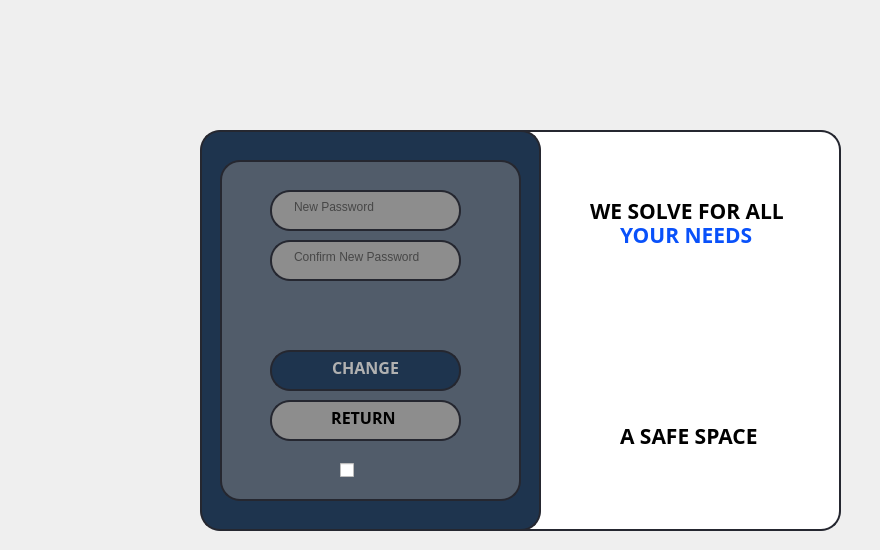
    <widget class="QWidget" name="page_4">
     <widget class="QWidget" name="widget_4" native="true">
      <property name="geometry">
       <rect>
        <x>140</x>
        <y>30</y>
        <width>731</width>
        <height>511</height>
       </rect>
      </property>
      <property name="styleSheet">
       <string notr="true"/>
      </property>
      <widget class="QLabel" name="label_18">
       <property name="geometry">
        <rect>
         <x>80</x>
         <y>130</y>
         <width>301</width>
         <height>341</height>
        </rect>
       </property>
       <property name="layoutDirection">
        <enum>Qt::LeftToRight</enum>
       </property>
       <property name="styleSheet">
        <string notr="true">border-color: rgb(0, 0, 0);
background-color: rgb(81, 92, 106);
padding-bottom:7px;
border-radius: 20px;
padding-left:20px;
padding-right:20px;
border : 2px solid rgb(37,39,48);
</string>
       </property>
       <property name="text">
        <string/>
       </property>
      </widget>
      <widget class="QLabel" name="label_19">
       <property name="geometry">
        <rect>
         <x>60</x>
         <y>100</y>
         <width>341</width>
         <height>401</height>
        </rect>
       </property>
       <property name="styleSheet">
        <string notr="true">border-color: rgb(0, 0, 0);
background-color: rgb(30, 52, 78);
padding-bottom:7px;
border-radius: 20px;
padding-left:20px;
padding-right:20px;
border : 2px solid rgb(37,39,48);
</string>
       </property>
       <property name="text">
        <string/>
       </property>
      </widget>
      <widget class="QLineEdit" name="newPasswordLineEdit">
       <property name="geometry">
        <rect>
         <x>130</x>
         <y>160</y>
         <width>191</width>
         <height>41</height>
        </rect>
       </property>
       <property name="styleSheet">
        <string notr="true">border-color: rgb(0, 0, 0);
background-color: rgb(141, 141, 141);
padding-bottom:7px;
border-radius: 20px;
padding-left:20px;
padding-right:20px;
border : 2px solid rgb(37,39,48);
</string>
       </property>
       <property name="text">
        <string/>
       </property>
       <property name="placeholderText">
        <string>New Password</string>
       </property>
      </widget>
      <widget class="QLineEdit" name="confirmNewPasswordLineEdit">
       <property name="geometry">
        <rect>
         <x>130</x>
         <y>210</y>
         <width>191</width>
         <height>41</height>
        </rect>
       </property>
       <property name="styleSheet">
        <string notr="true">border-color: rgb(0, 0, 0);
background-color: rgb(141, 141, 141);
padding-bottom:7px;
border-radius: 20px;
padding-left:20px;
padding-right:20px;
border : 2px solid rgb(37,39,48);
</string>
       </property>
       <property name="text">
        <string/>
       </property>
       <property name="echoMode">
        <enum>QLineEdit::Password</enum>
       </property>
       <property name="placeholderText">
        <string>Confirm New Password </string>
       </property>
      </widget>
      <widget class="QPushButton" name="changePasswordButton">
       <property name="geometry">
        <rect>
         <x>130</x>
         <y>320</y>
         <width>191</width>
         <height>41</height>
        </rect>
       </property>
       <property name="font">
        <font>
         <family>Segoe UI Black</family>
         <pointsize>12</pointsize>
         <italic>false</italic>
         <bold>true</bold>
        </font>
       </property>
       <property name="styleSheet">
        <string notr="true">border-color: rgb(0, 0, 0);
background-color: rgb(30, 52, 78);
background-color: qlineargradient(spread:pad, x1:0, y1:0, x2:1, y2:0, stop:0 rgba(30, 52, 78), stop:1 rgba(255, 255, 255, 255));
background-color: rgb(30, 52, 78);
padding-bottom:7px;
border-radius: 20px;
padding-left:20px;
padding-right:20px;
border : 2px solid rgb(37,39,48);
color: rgb(177, 177, 177);

</string>
       </property>
       <property name="text">
        <string>CHANGE</string>
       </property>
      </widget>
      <widget class="QPushButton" name="returnButton">
       <property name="geometry">
        <rect>
         <x>130</x>
         <y>370</y>
         <width>191</width>
         <height>41</height>
        </rect>
       </property>
       <property name="font">
        <font>
         <family>Segoe UI Black</family>
         <pointsize>12</pointsize>
         <bold>true</bold>
        </font>
       </property>
       <property name="styleSheet">
        <string notr="true">border-color: rgb(0, 0, 0);
background-color: rgb(141, 141, 141);
padding-bottom:7px;
border-radius: 20px;
padding-left:20px;
padding-right:20px;
border : 2px solid rgb(37,39,48);</string>
       </property>
       <property name="text">
        <string>RETURN </string>
       </property>
      </widget>
      <widget class="QCheckBox" name="checkBox_4">
       <property name="geometry">
        <rect>
         <x>200</x>
         <y>420</y>
         <width>101</width>
         <height>41</height>
        </rect>
       </property>
       <property name="styleSheet">
        <string notr="true">QCheckBox {
    border: none; /* Remove any border */
    padding: 0px; /* Remove any padding */
}

QCheckBox::indicator {
    width: 0px; /* Set the width of the built-in box to 0 */
    height: 0px; /* Set the height of the built-in box to 0 */
}
QCheckBox::indicator:checked {
    image: url(:/checked.png); /* Set the image for the checked state */
}

QCheckBox::indicator:unchecked {
    image: url(:/unchecked.png); /* Set the image for the unchecked state */
}
background-color: rgb(81, 92, 106);</string>
       </property>
       <property name="text">
        <string/>
       </property>
      </widget>
      <widget class="QLabel" name="label_20">
       <property name="geometry">
        <rect>
         <x>360</x>
         <y>100</y>
         <width>341</width>
         <height>401</height>
        </rect>
       </property>
       <property name="styleSheet">
        <string notr="true">border-color: rgb(0, 0, 0);
background-color: rgb(255, 255, 255);
padding-bottom:7px;
border-radius: 20px;
padding-left:20px;
padding-right:20px;
border : 2px solid rgb(37,39,48);

</string>
       </property>
       <property name="text">
        <string/>
       </property>
      </widget>
      <widget class="QLabel" name="label_21">
       <property name="geometry">
        <rect>
         <x>450</x>
         <y>170</y>
         <width>211</width>
         <height>21</height>
        </rect>
       </property>
       <property name="font">
        <font>
         <family>Segoe UI Black</family>
         <pointsize>16</pointsize>
         <bold>true</bold>
        </font>
       </property>
       <property name="styleSheet">
        <string notr="true"/>
       </property>
       <property name="text">
        <string>WE SOLVE FOR ALL </string>
       </property>
      </widget>
      <widget class="QLabel" name="label_26">
       <property name="geometry">
        <rect>
         <x>480</x>
         <y>390</y>
         <width>151</width>
         <height>31</height>
        </rect>
       </property>
       <property name="font">
        <font>
         <family>Segoe UI Black</family>
         <pointsize>16</pointsize>
         <bold>true</bold>
        </font>
       </property>
       <property name="text">
        <string>A SAFE SPACE </string>
       </property>
      </widget>
      <widget class="QLabel" name="label_27">
       <property name="geometry">
        <rect>
         <x>480</x>
         <y>190</y>
         <width>141</width>
         <height>31</height>
        </rect>
       </property>
       <property name="font">
        <font>
         <family>Segoe UI Black</family>
         <pointsize>16</pointsize>
         <bold>true</bold>
        </font>
       </property>
       <property name="text">
        <string>&lt;html&gt;&lt;head/&gt;&lt;body&gt;&lt;p&gt;&lt;span style=&quot; color:#0951fa;&quot;&gt;YOUR NEEDS &lt;/span&gt;&lt;/p&gt;&lt;/body&gt;&lt;/html&gt;</string>
       </property>
      </widget>
      <widget class="QLabel" name="label_22">
       <property name="geometry">
        <rect>
         <x>470</x>
         <y>240</y>
         <width>161</width>
         <height>121</height>
        </rect>
       </property>
       <property name="styleSheet">
        <string notr="true">image: url(:/img/de475cb79969a810d45ba9b5d8cbf4a5.png);</string>
       </property>
       <property name="text">
        <string/>
       </property>
      </widget>
      <zorder>label_20</zorder>
      <zorder>label_19</zorder>
      <zorder>label_18</zorder>
      <zorder>newPasswordLineEdit</zorder>
      <zorder>confirmNewPasswordLineEdit</zorder>
      <zorder>changePasswordButton</zorder>
      <zorder>returnButton</zorder>
      <zorder>checkBox_4</zorder>
      <zorder>label_21</zorder>
      <zorder>label_26</zorder>
      <zorder>label_27</zorder>
      <zorder>label_22</zorder>
     </widget>
    </widget>
